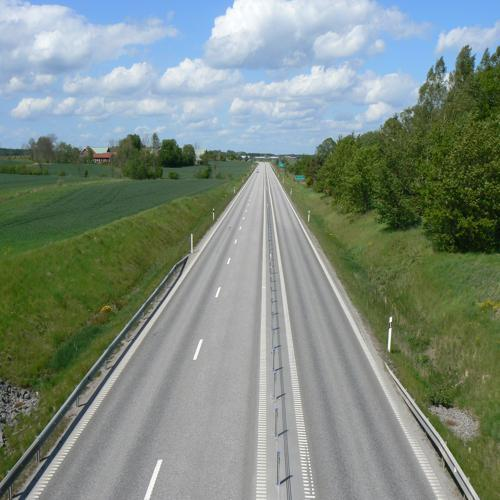
#> input picture homework02/road.jpg, 500 x 500 px
$ jupyter execute ps2_1.ipynb   (older library calls are emulated)
#> lines starting #> are read from the running program, lines starting #| are printed output that depends on the picture; after the words box and inside, x2 and y2 are one past the last pixel; in counts of white or black regions, pixels touching at a corner belong together
[cell 1]
import cv2
import numpy as np
from PIL import Image

[cell 2]
# Load image

image = Image.open('road.jpg')
#> image is the input picture: PIL image 500x500 RGB; mean R, G, B 126.1, 139.4, 129
new_image = image.resize((500, 500))
new_image.save('road.jpg')

image = cv2.imread('road.jpg')
#> image: shape (500, 500, 3)

gray = cv2.cvtColor(image, cv2.COLOR_BGR2GRAY)
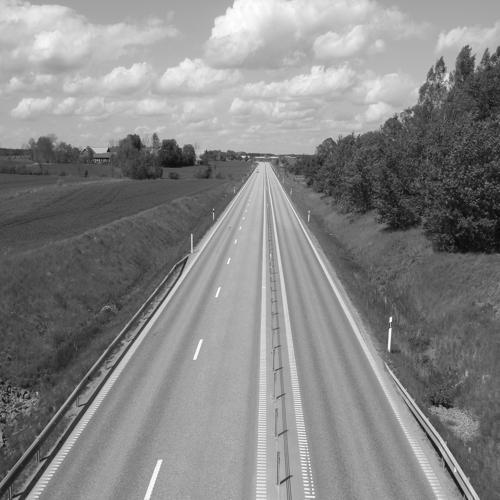
#> gray: shape (500, 500); min 5, max 255, mean 134.2
# Show the result
cv2.imshow('image', image)
cv2.waitKey(0)
cv2.destroyAllWindows()

[cell 3]
# Show the result
cv2.imshow('Result', gray)
cv2.waitKey(0)
cv2.destroyAllWindows()

[cell 4]
# Convert image to grayscale
gray = cv2.cvtColor(image, cv2.COLOR_RGB2GRAY)
# Define our parameters for Canny
low_threshold = 50
high_threshold = 100
edges = cv2.Canny(gray, low_threshold, high_threshold)
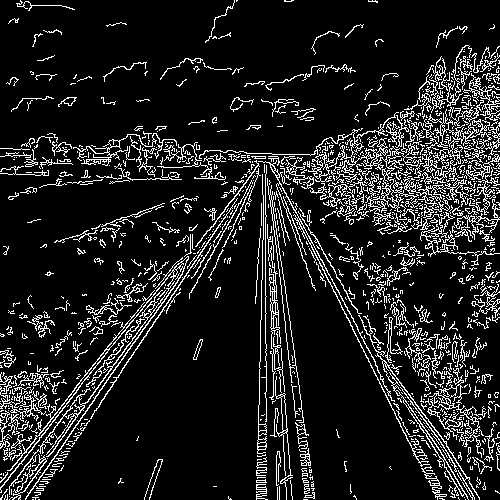
#> edges: shape (500, 500); 12.6% white in thin lines or dots
# Show the result
cv2.imshow('edges', edges)
cv2.waitKey(0)
cv2.destroyAllWindows()

[cell 5]
# Define the Hough transform parameters
# Make a blank the same size as our image to draw on
rho = 1
theta = np.pi/180
threshold = 200
min_line_length = 200
max_line_gap = 30
line_image = np.copy(image) #creating an image copy to draw lines on
# Run Hough on the edge-detected image
lines = cv2.HoughLinesP(edges, rho, theta, threshold, np.array([]),
                        min_line_length, max_line_gap)
#> lines = [[25, 498, 267, 153], [265, 499, 265, 153], [35, 499, 268, 153], [264, 153, 446, 495], [266, 153, 314, 498], [144, 319, 322, 65]]
# Iterate over the output "lines" and draw lines on the image copy
for line in lines:
    for x1,y1,x2,y2 in line:
        cv2.line(line_image,(x1,y1),(x2,y2),(255,0,0),5)
#> this loop made 6 passes
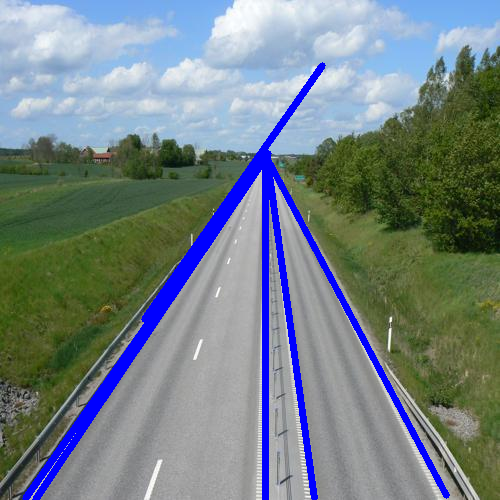
#> line_image: shape (500, 500, 3); mean B, G, R 134.2, 130.2, 117

# Show the result
cv2.imshow('line_image', line_image)
cv2.waitKey(0)
cv2.destroyAllWindows()

[cell 6]
# Draw lines on the image
for line in lines:
    x1, y1, x2, y2 = line[0]
    cv2.line(image, (x1, y1), (x2, y2), (0, 0, 255), 2)
#> this loop made 6 passes
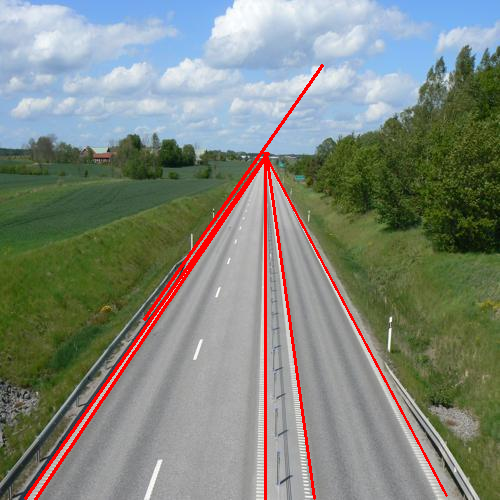
#> image: shape (500, 500, 3); mean B, G, R 124.6, 135, 128.4

# Show the result
cv2.imshow('Result', image)
cv2.waitKey(0)
cv2.destroyAllWindows()

[cell 7]
img = cv2.imread('traffic.jpg')
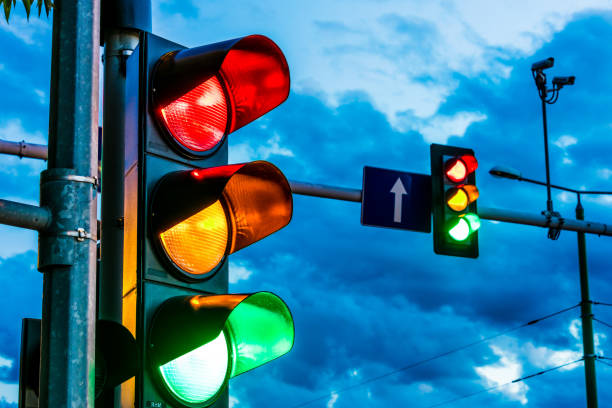
#> input picture homework02/traffic.jpg, 612 x 408 px
#> img is the input picture: shape (408, 612, 3); mean B, G, R 149, 118.2, 48.8
img2 = img.copy()
img = cv2.cvtColor(img, cv2.COLOR_BGR2GRAY)
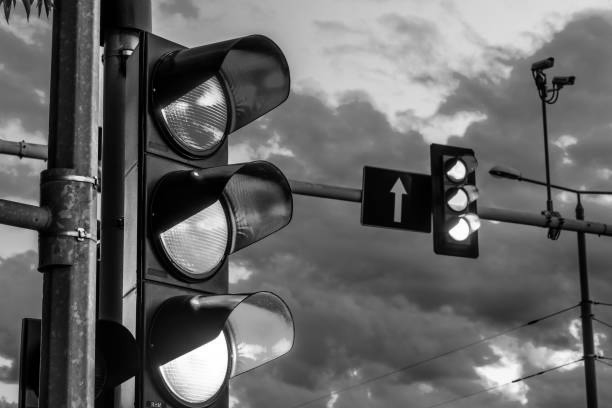
#> img: shape (408, 612); min 0, max 255, mean 100.9
img = cv2.GaussianBlur(image, (7, 7), 1.5)
#> img: shape (500, 500, 3)
img = cv2.Canny(img, 50, 120)
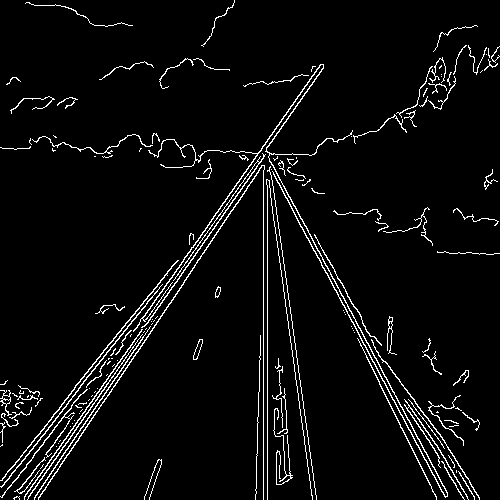
#> img: shape (500, 500); 4.6% white in thin lines or dots

cv2.imwrite("‘img_morph8.png’", img)
print(img.shape)
#| (500, 500)
h, w = img.shape[:]
#> h = 500; w = 500

cv2.imshow("“image”", img)
circles = cv2.HoughCircles(img, cv2.HOUGH_GRADIENT, 1.5, int(w / 20), param1=50, param2=20, minRadius=int(w / 40),
maxRadius=int(w / 15))
#> circles = 81 rows, first 8: [282.8, 447.8, 27.15], [279.8, 387.8, 22.2], [291.8, 258.8, 30.45], [239.2, 183.8, 32.1], [248.2, 228.8, 32.1], [279.8, 417.8, 23.85], [291.8, 183.8, 30.45], [257.2, 456.8, 32.1]

circles = np.uint16(np.around(circles))
#> circles = 81 rows, first 8: [283, 448, 27], [280, 388, 22], [292, 259, 30], [239, 184, 32], [248, 229, 32], [280, 418, 24], [292, 184, 30], [257, 457, 32]

for c in circles[0, :]:
    print(c)
    cv2.circle(img2, (c[0], c[1]), c[2], (0, 255, 0), 2)
    cv2.circle(img2, (c[0], c[1]), 1, (0, 0, 255), 1)

    cv2.imshow("output img", img2)
    cv2.waitKey(0)
    cv2.imwrite("“houghcircle-ex8.png”", img2)
#> this loop made 81 passes
#> c on passes 1 to 12: [283, 448, 27], [280, 388, 22], [292, 259, 30], [239, 184, 32], [248, 229, 32], [280, 418, 24], [292, 184, 30], [257, 457, 32], [295, 211, 32], [34, 421, 32], [289, 478, 27], [316, 301, 32]
#| [283 448  27]
#| [280 388  22]
#| [292 259  30]
#| [239 184  32]
#| [248 229  32]
#| [280 418  24]
#| [292 184  30]
#| [257 457  32]
#> (further printed lines are left out)
#> pass 2, `cv2.imshow("output img", img2)`:
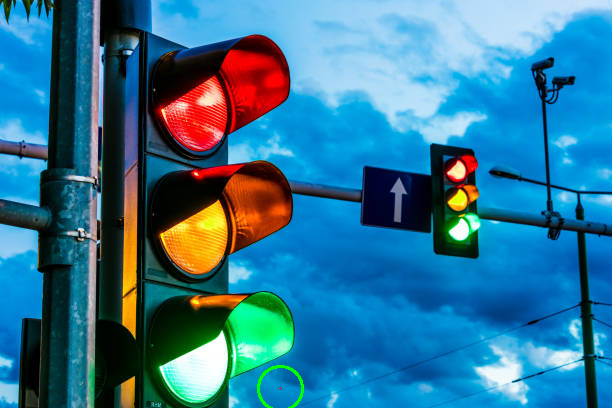
#> window 'output img': shape (408, 612, 3); mean B, G, R 148.7, 118.4, 48.8
#> after the loop:
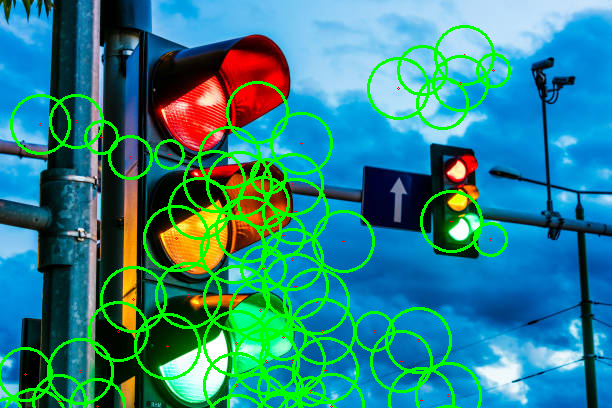
#> img2: shape (408, 612, 3); 10.61% of pixels changed, all inside (x1, y1, x2, y2) = (0, 25, 511, 408)

[cell 8]
import cv2
import numpy as np

image = cv2.imread("traffic.jpg")
gray = cv2.cvtColor(image, cv2.COLOR_BGR2GRAY)
blur = cv2.medianBlur(gray, 5)
circles = cv2.HoughCircles(blur, cv2.CV_HOUGH_GRADIENT, 1.5, 10)
#> circles = 31 rows, first 8: [324.8, 315.8, 256], [321.8, 288.8, 180.3], [305.2, 383.2, 280], [336.8, 288.8, 195], [411.8, 249.8, 174.8], [332.2, 260.2, 161.1], [312.8, 315.8, 225.6], [174.8, 200.2, 85.95]
for i in circles[0,:]:
       # draw the outer circle
       cv2.circle(image,(i[0], i[1]), i[2], (255, 0, 0), 2)

       # draw the center of the circle
       cv2.circle(image, (i[0], i[1]), 2, (0, 255, 0), 5)
#> this loop made 31 passes
#> i on passes 1 to 12: [324.8, 315.8, 256], [321.8, 288.8, 180.3], [305.2, 383.2, 280], [336.8, 288.8, 195], [411.8, 249.8, 174.8], [332.2, 260.2, 161.1], [312.8, 315.8, 225.6], [174.8, 200.2, 85.95], [156.8, 230.2, 70.65], [194.2, 204.8, 97.65], [144.8, 234.8, 78], [161.2, 218.2, 71.55]
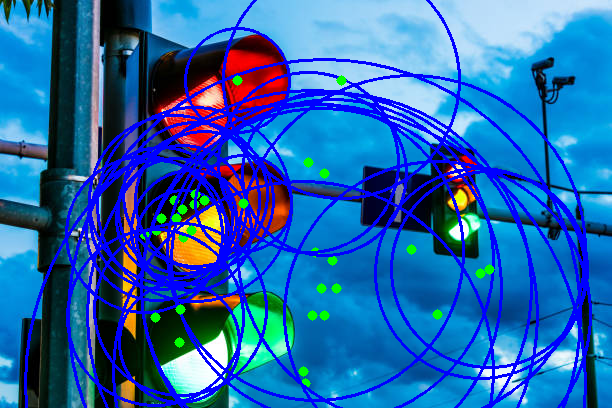
#> image: shape (408, 612, 3); 18.81% of pixels changed, all inside (x1, y1, x2, y2) = (24, 0, 592, 408)
cv2.imshow('detected circles', image)
cv2.waitKey(0)
cv2.destroyAllWindows()

[cell 9]
import numpy as np
import math
import cv2

class HoughTransform:

    def __init__(self, image):
        self.image = image
        self.width, self.height = image.shape[:2]

    # [64 lines left out: functions hough_lines_acc, hough_peaks, hough_lines_draw, not called in this run]

[cell 10]
import pyautogui as p
import time

time.sleep(4)

for i in range(1000):
    p.typewrite("ali")
    p.press("enter")
